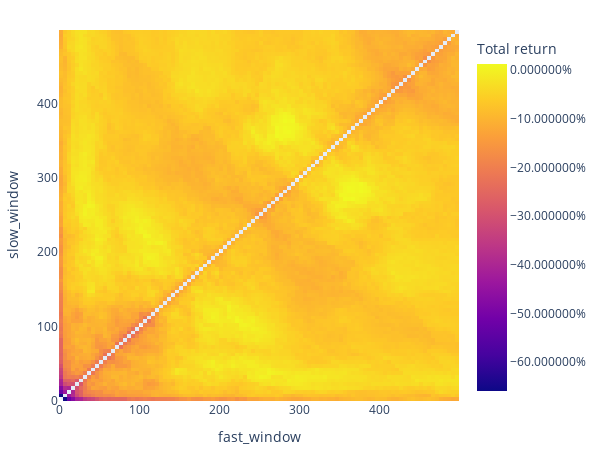

Write notebook code for a chart like this one.
### Code cell
import vectorbt as vbt
import numpy as np



price = data["close"]

windows=np.arange(2, 500, 5, dtype=int)

fast_ma, slow_ma = vbt.MA.run_combs(
    price, window=windows, r=2, short_names=["fast", "slow"]
)
fast_ma, slow_ma
entries = fast_ma.ma_crossed_above(slow_ma)
exits = fast_ma.ma_crossed_below(slow_ma)

pf_kwargs = dict(size=np.inf, fees=0.001, freq="1D")
pf = vbt.Portfolio.from_signals(price, entries, exits, **pf_kwargs)

fig = pf.total_return().vbt.heatmap(
    x_level="fast_window",
    y_level="slow_window",
    # slider_level="symbol",
    symmetric=True,
    trace_kwargs=dict(colorbar=dict(title="Total return", tickformat="%")),
)
fig.show()

### Figure 1 — Plotly figure (JSON) as saved in the notebook; plotly's stock layout.template omitted (floating-point values rounded to 4 significant figures; data arrays with more than 128 entries replaced by an {"elided": "..."} marker saying what was removed)
{"data": [{"colorbar": {"tickformat": "%", "title": {"text": "Total return"}}, "colorscale": [[0, "#0d0887"], [0.1111, "#46039f"], [0.2222, "#7201a8"], [0.3333, "#9c179e"], [0.4444, "#bd3786"], [0.5556, "#d8576b"], [0.6667, "#ed7953"], [0.7778, "#fb9f3a"], [0.8889, "#fdca26"], [1, "#f0f921"]], "hoverongaps": false, "hovertemplate": "fast_window: %{x}<br>slow_window: %{y}<br>value: %{z}<extra></extra>", "type": "heatmap", "uid": "f8948aaf-5b9a-4faf-b90b-5c8de49df3cc", "x": [2, 7, 12, 17, 22, 27, 32, 37, 42, 47, 52, 57, 62, 67, 72, 77, 82, 87, 92, 97, 102, 107, 112, 117, 122, 127, 132, 137, 142, 147, 152, 157, 162, 167, 172, 177, 182, 187, 192, 197, 202, 207, 212, 217, 222, 227, 232, 237, 242, 247, 252, 257, 262, 267, 272, 277, 282, 287, 292, 297, 302, 307, 312, 317, 322, 327, 332, 337, 342, 347, 352, 357, 362, 367, 372, 377, 382, 387, 392, 397, 402, 407, 412, 417, 422, 427, 432, 437, 442, 447, 452, 457, 462, 467, 472, 477, 482, 487, 492, 497], "y": [2, 7, 12, 17, 22, 27, 32, 37, 42, 47, 52, 57, 62, 67, 72, 77, 82, 87, 92, 97, 102, 107, 112, 117, 122, 127, 132, 137, 142, 147, 152, 157, 162, 167, 172, 177, 182, 187, 192, 197, 202, 207, 212, 217, 222, 227, 232, 237, 242, 247, 252, 257, 262, 267, 272, 277, 282, 287, 292, 297, 302, 307, 312, 317, 322, 327, 332, 337, 342, 347, 352, 357, 362, 367, 372, 377, 382, 387, 392, 397, 402, 407, 412, 417, 422, 427, 432, 437, 442, 447, 452, 457, 462, 467, 472, 477, 482, 487, 492, 497], "z": {"elided": "100x100 float values"}}], "layout": {"height": 455, "legend": {"orientation": "h", "traceorder": "normal", "x": 1, "xanchor": "right", "y": 1.02, "yanchor": "bottom"}, "margin": {"b": 30, "l": 30, "r": 30, "t": 30}, "width": 605, "xaxis": {"title": {"text": "fast_window"}}, "yaxis": {"title": {"text": "slow_window"}}}}
